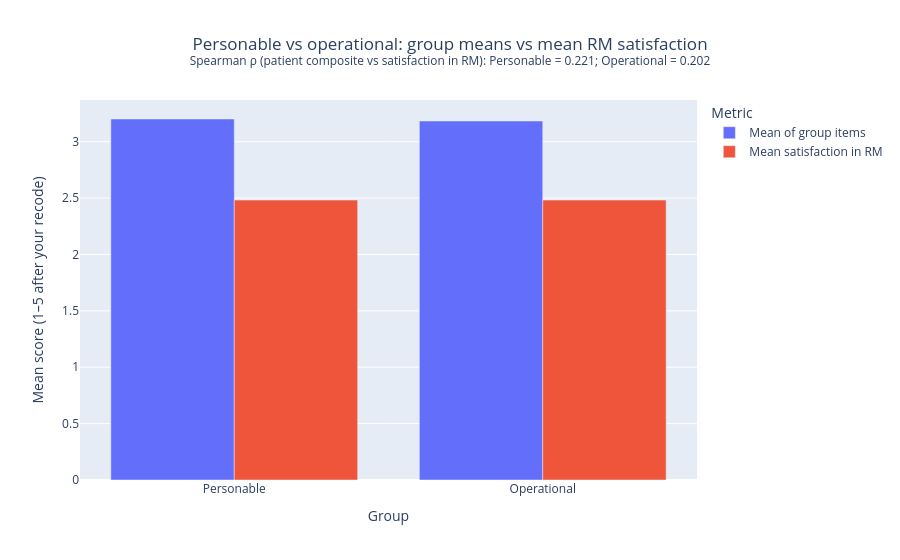

The notebook cell saved with this chart:
### Code cell
# Grouped bars: for Personable and for Operational, two side-by-side bars:
# (1) mean of that group's items across patients, (2) mean satisfaction in RM on the same rows used for that side.
# Correlation (Spearman) between each patient's composite and RM is shown in the title — same scale as ρ, not mixed into the bar heights.
sat = "satisfaction in RM"
personable = [
    "Quality/experience dr.",
    "Admin procedures",
    "Specialists avaliable",
    "friendly health care workers",
    "Communication with dr",
]
operational = [c for c in df.columns if c not in personable and c != sat]

p_rows = df[personable + [sat]].dropna()
o_rows = df[operational + [sat]].dropna()

# One composite score per patient (same rows as the bars), then correlation with RM
comp_p = p_rows[personable].mean(axis=1)
comp_o = o_rows[operational].mean(axis=1)
rho_p = comp_p.corr(p_rows[sat], method="spearman")
rho_o = comp_o.corr(o_rows[sat], method="spearman")

plot_df = pd.DataFrame(
    [
        {
            "Group": "Personable",
            "Metric": "Mean of group items",
            "Value": comp_p.mean(),
        },
        {
            "Group": "Personable",
            "Metric": "Mean satisfaction in RM",
            "Value": p_rows[sat].mean(),
        },
        {
            "Group": "Operational",
            "Metric": "Mean of group items",
            "Value": comp_o.mean(),
        },
        {
            "Group": "Operational",
            "Metric": "Mean satisfaction in RM",
            "Value": o_rows[sat].mean(),
        },
    ]
)

fig = px.bar(
    plot_df,
    x="Group",
    y="Value",
    color="Metric",
    barmode="group",
    title=(
        "Personable vs operational: group means vs mean RM satisfaction<br>"
        f"<sup>Spearman ρ (patient composite vs {sat}): Personable = {rho_p:.3f}; Operational = {rho_o:.3f}</sup>"
    ),
    labels={
        "Value": "Mean score (1–5 after your recode)",
        "Group": "Group",
        "Metric": "Metric",
    },
)
fig.update_layout(title_x=0.5)
fig.show()

print(plot_df)
print("Spearman ρ personable composite vs RM:", round(rho_p, 4))
print("Spearman ρ operational composite vs RM:", round(rho_o, 4))

### Figure 1 — Plotly figure (JSON) as saved in the notebook; plotly's stock layout.template omitted (floating-point values rounded to 4 significant figures)
{"data": [{"alignmentgroup": "True", "hovertemplate": "Metric=Mean of group items<br>Group=%{x}<br>Mean score (1–5 after your recode)=%{y}<extra></extra>", "legendgroup": "Mean of group items", "marker": {"color": "#636efa", "pattern": {"shape": ""}}, "name": "Mean of group items", "offsetgroup": "Mean of group items", "orientation": "v", "showlegend": true, "textposition": "auto", "type": "bar", "x": ["Personable", "Operational"], "xaxis": "x", "y": [3.201, 3.183], "yaxis": "y"}, {"alignmentgroup": "True", "hovertemplate": "Metric=Mean satisfaction in RM<br>Group=%{x}<br>Mean score (1–5 after your recode)=%{y}<extra></extra>", "legendgroup": "Mean satisfaction in RM", "marker": {"color": "#EF553B", "pattern": {"shape": ""}}, "name": "Mean satisfaction in RM", "offsetgroup": "Mean satisfaction in RM", "orientation": "v", "showlegend": true, "textposition": "auto", "type": "bar", "x": ["Personable", "Operational"], "xaxis": "x", "y": [2.482, 2.482], "yaxis": "y"}], "layout": {"barmode": "group", "legend": {"title": {"text": "Metric"}, "tracegroupgap": 0}, "title": {"text": "Personable vs operational: group means vs mean RM satisfaction<br><sup>Spearman ρ (patient composite vs satisfaction in RM): Personable = 0.221; Operational = 0.202</sup>", "x": 0.5}, "xaxis": {"anchor": "y", "domain": [0, 1], "title": {"text": "Group"}}, "yaxis": {"anchor": "x", "domain": [0, 1], "title": {"text": "Mean score (1–5 after your recode)"}}}}
